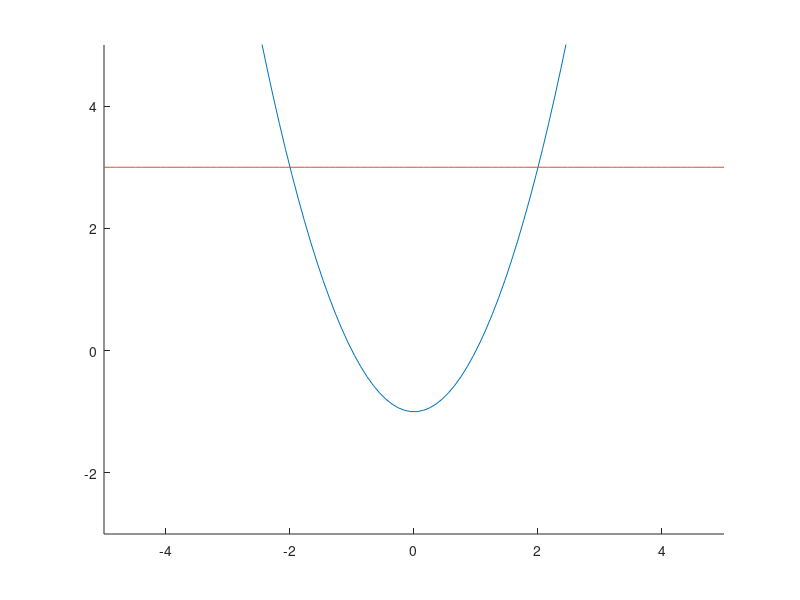

Recreate this plot in MATLAB.
%MatLab Code for Boat Project



%boat cross section
x = linspace(-5,5,100);
y = abs(x).^2-1;

%waterline
x1 = linspace(-5,5,100);
y1 = 4*(x-(x-1))-1;

hold on;

plot(x,y);
plot(x1,y1);

axis([-5, 5, -3, 5]);

